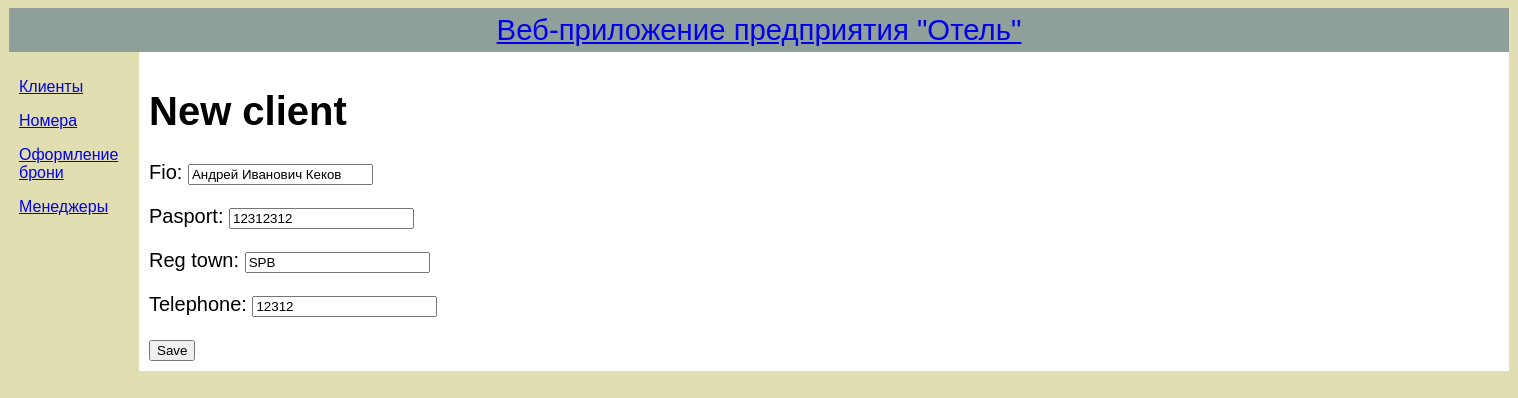
The page /clients/3/edit/ on the database its author committed.
### blog/models.py (models this page shows, shortened)
class Client(models.Model):
    fio = models.CharField(max_length=200)
    pasport = models.CharField(max_length=50)
    reg_town = models.CharField(max_length=50)
    telephone = models.CharField(max_length=50)

### blog/views.py (the view)
# urls.py: path('clients/<pk>/edit/', views.client_edit, name='client_edit'),
def client_edit(request, pk):
    client = get_object_or_404(Client, pk=pk)
    if request.method == "POST":
        form = ClientForm(request.POST, instance=client)
        if form.is_valid():
            client = form.save(commit=False)
            client.save()
            return redirect('client_detail', pk=client.pk)
    else:
        form = ClientForm(instance=client)
    return render(request, 'blog/client_edit.html', {'form': form})

### blog/forms.py
class ClientForm(forms.ModelForm):
    class Meta:
        model = Client
        fields = ('fio', 'pasport', 'reg_town', 'telephone')

### blog/templates/blog/client_edit.html
{% extends 'blog/base.html' %}
{% block content %}
    <h1>New client</h1>
    <form method="POST" class="client-form">{% csrf_token %}
        {{ form.as_p }}
        <button type="submit" class="save btn btn-default">Save</button>
    </form>
{% endblock %}

### blog/templates/blog/base.html (style rules this page uses)
body { font: 10pt Arial, Helvetica, sans-serif; background: #e1dfb1; }

### rows shown on the page
Client: fio "Андрей Иванович Кеков", pasport "12312312", reg_town "SPB", telephone "12312"
